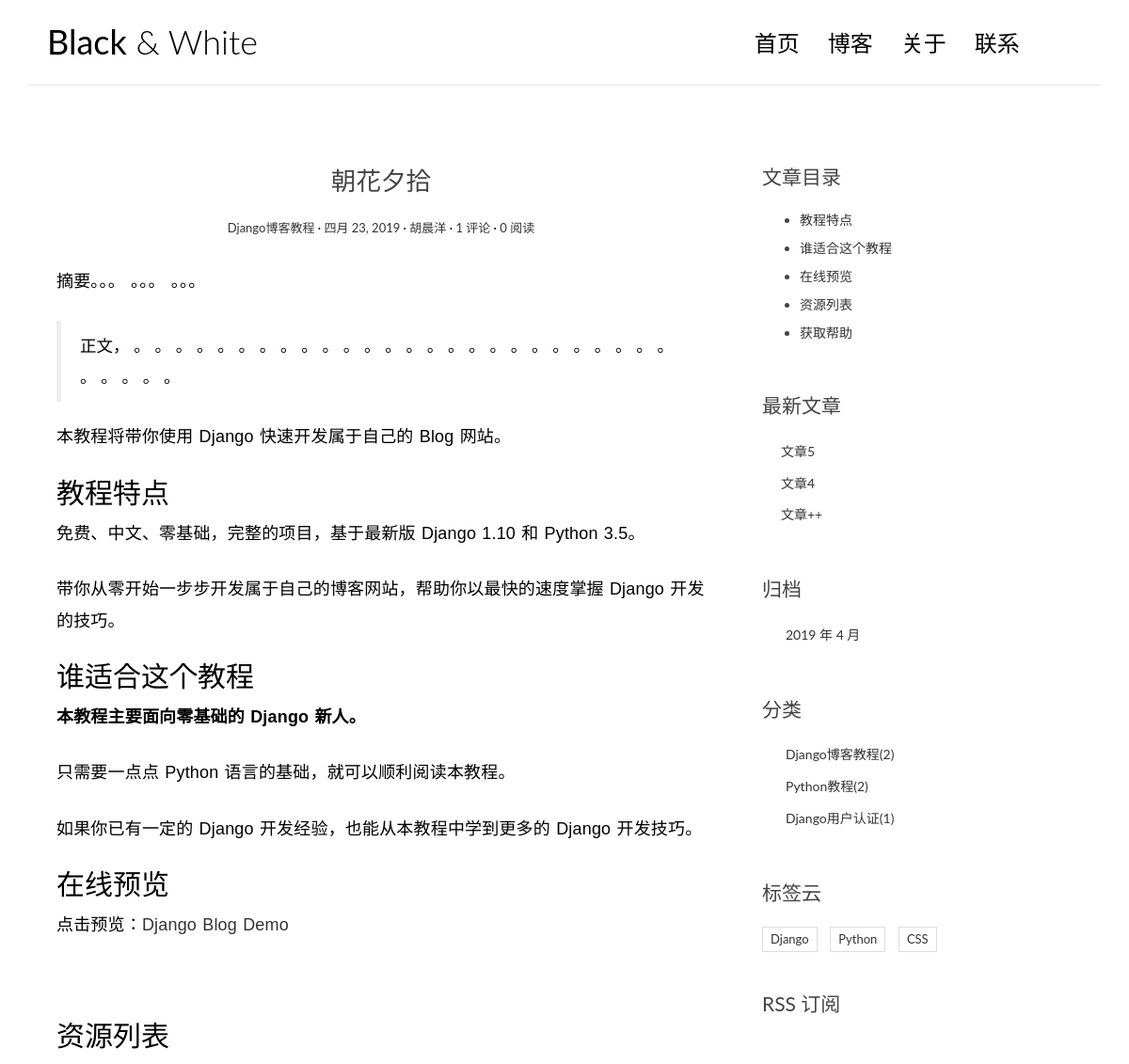
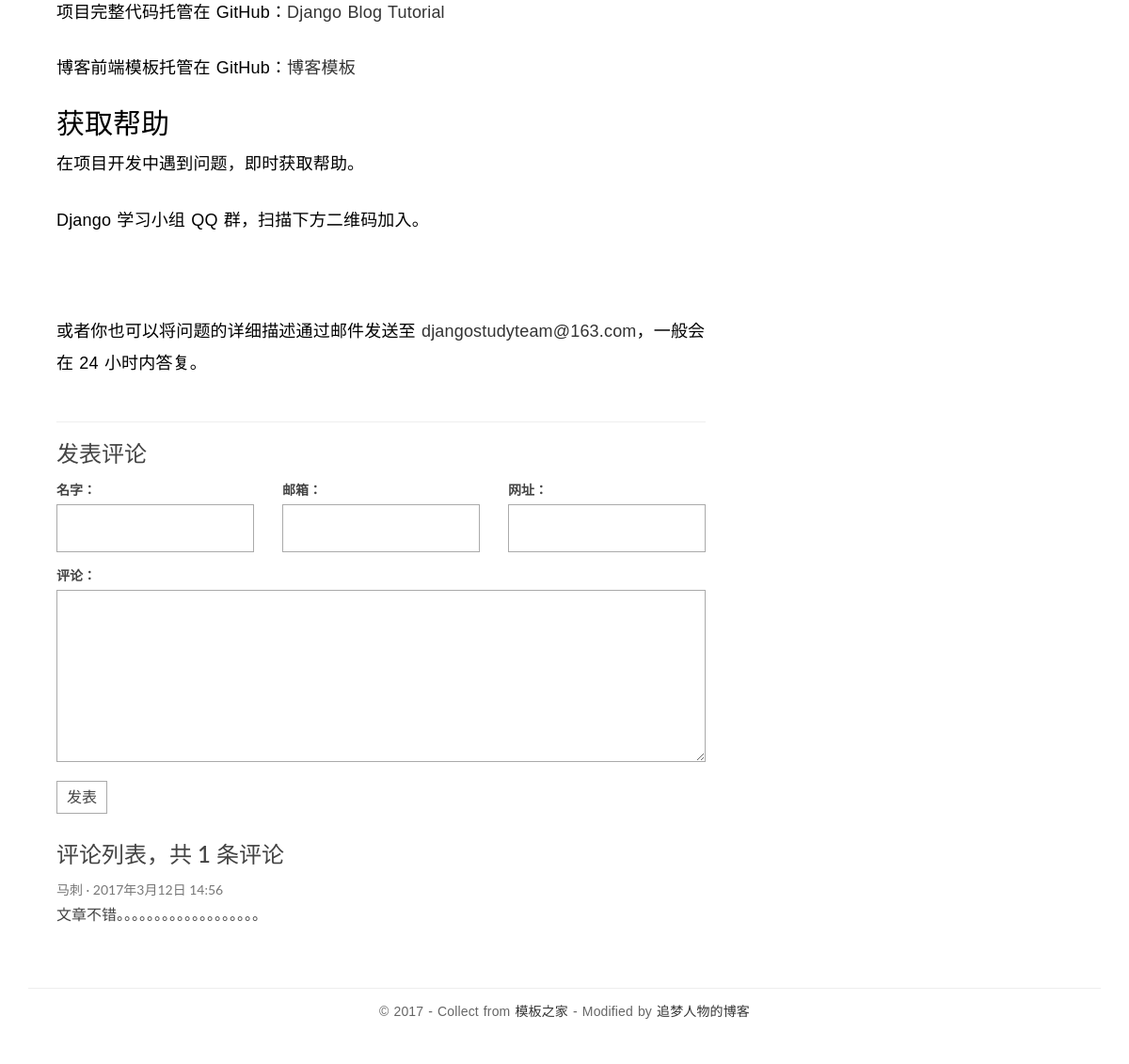
Page /blog/single/1/ on the committed database (2 pictures, top to bottom).
### blog/models.py (models this page shows, shortened)
class Article(models.Model):
    atitle = models.CharField(max_length=50)
    create_time = models.DateField(auto_now_add=True)
    author = models.CharField(max_length=20)
    read_count = models.IntegerField(default=0)
    abstract = models.TextField()
    content = models.TextField()
    aclassify = models.ForeignKey('Classify', on_delete=models.CASCADE)

class Classify(models.Model):
    fname = models.CharField(max_length=20)

class Comment(models.Model):
    cname = models.CharField(max_length=20)
    email = models.EmailField()
    address = models.CharField(max_length=50)
    comcontent = models.TextField()
    carticle = models.ForeignKey('Article', on_delete=models.CASCADE)
    def __str__(self):
        return self.cname

class Label(models.Model):
    lname = models.CharField(max_length=20)
    larticle = models.ManyToManyField(to='Article')

### blog/views.py (the view)
# urls.py: url(r'^single/(\d+)/$', views.single, name='single'),
def single(request, i):
    article_all = Article.objects.all()
    articles1 = article_all[len(article_all) - 3:len(article_all) + 1]
    article = Article.objects.get(id=i)
    classify = article.aclassify
    l1 = []
    for art in article_all:
        l1.append(str(art.create_time.year) + ' 年 ' + str(art.create_time.month) + ' 月')
    l2 = list(set(l1))
    l2.sort(key=l1.index)
    comment = article.comment_set.all()
    print(comment)
    classifies = Classify.objects.all()
    labels = Label.objects.all()
    context = {'article': article, 'articles1': articles1, 'comment': comment, 'date': l2, 'classify':classify, 'classifies': classifies, 'labels': labels}
    return render(request, 'blog/single.html', context)

### templates/blog/single.html (shortened to what this page needs)
<!DOCTYPE html>
<html>
<head>
    <link rel="stylesheet" href="/static/css/bootstrap.min.css">
    <link rel="stylesheet" href="http://code.ionicframework.com/ionicons/2.0.1/css/ionicons.min.css">
    <link rel="stylesheet" href="/static/css/pace.css">
    <link rel="stylesheet" href="/static/css/custom.css">
</head>
<body id="single">
<div class="container">
    <header id="site-header">
        <div class="row">
            <div class="col-md-4 col-sm-5 col-xs-8">
                <div class="logo">
                    <h1><a href="index.html"><b>Black</b> &amp; White</a></h1>
                </div>
            </div>
            <div class="col-md-8 col-sm-7 col-xs-4">
                <nav class="main-nav" role="navigation">
                    <div class="collapse navbar-collapse" id="bs-example-navbar-collapse-1">
                        <ul class="nav navbar-nav navbar-right">
                            <li class="cl-effect-11"><a href="index.html" data-hover="首页">首页</a></li>
                            <li class="cl-effect-11"><a href="full-width.html" data-hover="博客">博客</a></li>
                            <li class="cl-effect-11"><a href="about.html" data-hover="关于">关于</a></li>
                            <li class="cl-effect-11"><a href="contact.html" data-hover="联系">联系</a></li>
                        </ul>
                    </div>
                </nav>
            </div>
        </div>
    </header>
</div>
<div class="content-body">
    <div class="container">
        <div class="row">
            <main class="col-md-8">
                <article class="post post-1">
                    <header class="entry-header">
                        <h1 class="entry-title">{{article.atitle}}</h1>
                        <div class="entry-meta">
                            <span class="post-category"><a href="#">{{classify.fname}}</a></span>
                            <span class="post-date"><a href="#"><time class="entry-date"
                                                                      datetime="2012-11-09T23:15:57+00:00">{{article.create_time}}</time></a></span>
                            <span class="post-author"><a href="#">{{article.author}}</a></span>
                            <span class="comments-link"><a href="#">{{article.comment_set.all|length}} 评论</a></span>
                            <span class="views-count"><a href="#">{{article.read_count}} 阅读</a></span>
                        </div>
                    </header>
                    <div class="entry-content clearfix">
                        <p>{{article.abstract}}</p>
                        <blockquote>{{article.content}}
                        </blockquote>
                        <p>本教程将带你使用 Django 快速开发属于自己的 Blog 网站。</p>
                        <h2>教程特点</h2>
                        <p>免费、中文、零基础，完整的项目，基于最新版 Django 1.10 和 Python 3.5。</p>
                        <p>带你从零开始一步步开发属于自己的博客网站，帮助你以最快的速度掌握 Django 开发的技巧。</p>
                        <h2>谁适合这个教程</h2>
                        <p><strong>本教程主要面向零基础的 Django 新人。</strong></p>
                        <p>只需要一点点 Python 语言的基础，就可以顺利阅读本教程。</p>
                        <p>如果你已有一定的 Django 开发经验，也能从本教程中学到更多的 Django 开发技巧。</p>
                        <h2>在线预览</h2>
                        <p>点击预览：<a href=''>Django Blog Demo</a></p>
                        <p><img src='' alt=''/></p>
                        <h2>资源列表</h2>
                        <p>项目完整代码托管在 GitHub：<a href=''>Django Blog Tutorial</a></p>
                        <p>博客前端模板托管在 GitHub：<a href=''>博客模板</a></p>
                        <h2>获取帮助</h2>
                        <p>在项目开发中遇到问题，即时获取帮助。</p>
                        <p>Django 学习小组 QQ 群，扫描下方二维码加入。</p>
                        <p><img src='' alt=''/></p>
                        <p>或者你也可以将问题的详细描述通过邮件发送至 <a href='mailto:djangostudyteam@163.com' target='_blank'>djangostudyteam@163.com</a>，一般会在
                            24 小时内答复。</p>
                    </div>
                </article>
                <section class="comment-area" id="comment-area">
                    <hr>
                    <h3>发表评论</h3>
                    <form action="#" method="post" class="comment-form">
                        <div class="row">
                            <div class="col-md-4">
                                <label for="id_name">名字：</label>
                                <input type="text" id="id_name" name="name" required>
                            </div>
                            <div class="col-md-4">
                                <label for="id_email">邮箱：</label>
                                <input type="email" id="id_email" name="email" required>
                            </div>
                            <div class="col-md-4">
                                <label for="id_url">网址：</label>
                                <input type="text" id="id_url" name="url">
                            </div>
                            <div class="col-md-12">
                                <label for="id_comment">评论：</label>
                                <textarea name="comment" id="id_comment" required></textarea>
                                <button type="submit" class="comment-btn">发表</button>
                            </div>
                        </div>
                    </form>
                    <div class="comment-list-panel">
                        <h3>评论列表，共 <span>{{comment|length}}</span> 条评论</h3>
                        <ul class="comment-list list-unstyled">
                            {% for com in comment %}
                            <li class="comment-item">
                                <span class="nickname">{{com.cname}}</span>
                                <time class="submit-date" datetime="2012-11-09T23:15:57+00:00">2017年3月12日 14:56</time>
                                <div class="text">
                                    {{com.comcontent}}
                                </div>
                            </li>
                            {% endfor %}
                        </ul>
                    </div>
                </section>
            </main>
            <aside class="col-md-4">
                <div class="widget widget-content">
                    <h3 class="widget-title">文章目录</h3>
                    <ul>
                        <li>
                            <a href="#">教程特点</a>
                        </li>
                        <li>
                            <a href="#">谁适合这个教程</a>
                        </li>
                        <li>
                            <a href="#">在线预览</a>
                        </li>
                        <li>
                            <a href="#">资源列表</a>
                        </li>
                        <li>
                            <a href="#">获取帮助</a>
                        </li>
                    </ul>
                </div>
                <div class="widget widget-recent-posts">
                    <h3 class="widget-title">最新文章</h3>
                    <ul>
                        {% for article1 in articles1 reversed %}
                            <li>
                                <a href="#">{{article1.atitle}}</a>
                            </li>
                        {% endfor %}
                    </ul>
                </div>
                <div class="widget widget-archives">
                    <h3 class="widget-title">归档</h3>
                    <ul>
                        {% for i in date%}
                            <li>
                            <a href="#">{{i}}</a>
                            </li>
                        {% endfor %}
                    </ul>
                </div>
                <div class="widget widget-category">
                    <h3 class="widget-title">分类</h3>
                    <ul>
                        {% for i in classifies %}
                            <li>
                                <a href="#">{{i.fname}}<span class="post-count">({{i.article_set.all|length}})</span></a>
                            </li>
                        {% endfor %}
                    </ul>
                </div>
                <div class="widget widget-tag-cloud">
                    <h3 class="widget-title">标签云</h3>
                    <ul>
                         {% for label in labels%}
                            <li>
                                <a href="#">{{label.lname}}</a>
                            </li>
                        {% endfor %}
                    </ul>
                </div>
                <div class="rss">
                    <a href=""> RSS 订阅</a>
                </div>
            </aside>
        </div>
    </div>
</div>
<footer id="site-footer">
    <div class="container">
        <div class="row">
            <div class="col-md-12">
                <p class="copyright">&copy 2017 - Collect from <a href="http://www.cssmoban.com/"
                                                                  target="_blank" title="模板之家">模板之家</a>
                    - Modified by <a href="http://zmrenwu.com/" title="网页模板" target="_blank">追梦人物的博客</a>
                </p>
            </div>
        </div>
    </div>
</footer>
</body>
</html>

### static/css/custom.css (style rules this page uses)
* { outline: none; }
h1, h2, h3, h4, h5, h6 { margin-top: 0; }
b { font-weight: 400; }
a { color: #333; }
body { color: #444; font-family: 'Lato', sans-serif; }
p { font-family: 'Ubuntu', sans-serif; font-weight: 400; word-spacing: 1px; letter-spacing: 0.01em; }
#single p, #page p { margin-bottom: 25px; }
#site-header { background-color: #FFF; padding: 25px 20px; margin-bottom: 40px; border-bottom: 1px solid #e7e7e7; }
.logo h1 a { color: #000; }
.logo h1 { margin: 0; font-family: 'Lato', sans-serif; font-weight: 300; }
.main-nav { margin-top: 11px; max-width: 95%; }
.main-nav a { color: #000000 !important; padding: 0 0 5px 0 !important; margin-right: 30px; font-family: 'Lato', sans-serif; font-weight: 300; font-size: 24px; }
.cl-effect-11 a { padding: 10px 0; color: #0972b4; text-shadow: none; }
.cl-effect-11 a::before { position: absolute; top: 0; left: 0; overflow: hidden; padding: 0 0 5px 0 !important; max-width: 0; border-bottom: 1px solid #000; color: #000; content: attr(data-hover); white-space: nowrap; -webkit-transition: max-width 0.5s; -moz-transition: max-width 0.5s; transition: max-width 0.5s; }
.content-body { padding-bottom: 4em; }
.post { background: #fff; padding: 30px 30px 0; }
.entry-title { text-align: center; font-size: 1.9em; margin-bottom: 20px; line-height: 1.6; padding: 10px 20px 0; }
.entry-meta { text-align: center; color: #DDDDDD; font-size: 13px; margin-bottom: 30px; }
.entry-content { font-size: 18px; line-height: 1.9; font-weight: 300; color: #000; }
.post-category::after, .post-date::after, .post-author::after, .comments-link::after { content: ' ·'; color: #000; }
.widget { background: #fff; padding: 30px 0 0; }
.widget-title { font-size: 1.5em; margin-bottom: 20px; line-height: 1.6; padding: 10px 0 0; font-weight: 400; }
.widget-recent-posts ul { padding: 0; margin: 0; padding-left: 20px; }
.widget-recent-posts ul li { list-style-type: none; position: relative; line-height: 170%; margin-bottom: 10px; }
.widget-recent-posts ul li::before { content: '\f3d3'; font-family: "Ionicons"; position: absolute; left: -17px; top: 3px; font-size: 16px; color: #000; }
.widget-archives ul { padding: 0; margin: 0; padding-left: 25px; }
.widget-archives ul li { list-style-type: none; position: relative; line-height: 170%; margin-bottom: 10px; }
.widget-archives ul li::before { content: '\f3f3'; font-family: "Ionicons"; position: absolute; left: -25px; top: 1px; font-size: 16px; color: #000; }
.widget-category ul { padding: 0; margin: 0; padding-left: 25px; }
.widget-category ul li { list-style-type: none; position: relative; line-height: 170%; margin-bottom: 10px; }
.widget-category ul li::before { content: '\f3fe'; font-family: "Ionicons"; position: absolute; left: -25px; top: 1px; font-size: 18px; color: #000; }
.widget-tag-cloud ul { padding: 0; margin: 0; margin-right: -10px; }
.widget-tag-cloud ul li { list-style-type: none; font-size: 13px; display: inline-block; margin-right: 10px; margin-bottom: 10px; padding: 3px 8px; border: 1px solid #ddd; }
.widget-content ul li { margin-bottom: 10px; }
.rss { font-size: 21px; margin-top: 30px; }
.rss a { color: #444; }
#site-footer { padding-top: 10px; padding: 0 0 1.5em 0; }
.copyright { text-align: center; padding-top: 1em; margin: 0; border-top: 1px solid #eee; color: #666; }
.contact-form input, .comment-form input { border: 1px solid #aaa; margin-bottom: 15px; width: 100%; padding: 15px 15px; font-size: 16px; line-height: 100%; transition: 0.4s border-color linear; }
.contact-form textarea, .comment-form textarea { border: 1px solid #aaa; margin-bottom: 15px; width: 100%; padding: 15px 15px; font-size: 16px; line-height: 20px !important; min-height: 183px; transition: 0.4s border-color linear; }
.comment-area { padding: 0 30px 0; }
.comment-form { margin-top: 15px; }
.comment-form .comment-btn { background-color: #fff; border: 1px solid #aaa; font-size: 16px; padding: 5px 10px; }
.comment-list-panel { margin-top: 30px; }
.comment-list { margin-top: 15px; }
.comment-item .nickname, .comment-item .submit-date { color: #777; font-size: 14px; }
.comment-item .nickname:after { content: ' ·'; }
.comment-item .text { padding-top: 5px; font-size: 16px; }

### rows in the picture
Article: atitle "朝花夕拾", create_time "四月 23, 2019", author "胡晨洋", comment_set.all|length "1", read_count "0", abstract "摘要。。。 。。。 。。。", content "正文， 。 。 。 。 。 。 。 。 。 。 。 。 。 。 。 。 。 。 。 。 。 。 。 。 。 。 。 。 。 。 。"
Classify: fname "Django博客教程", article_set.all|length "2"
Comment: cname "马刺", comcontent "文章不错。。。。。。。。。。。。。。。。。。。"
Article: atitle "文章5"
Article: atitle "文章4"
Article: atitle "文章++"
Classify: fname "Python教程", article_set.all|length "2"
Classify: fname "Django用户认证", article_set.all|length "1"
Label: lname "Django"
Label: lname "Python"
Label: lname "CSS"

### other values in the picture
{{ comment|length }} "1"
{{ i }} "2019 年 4 月"
